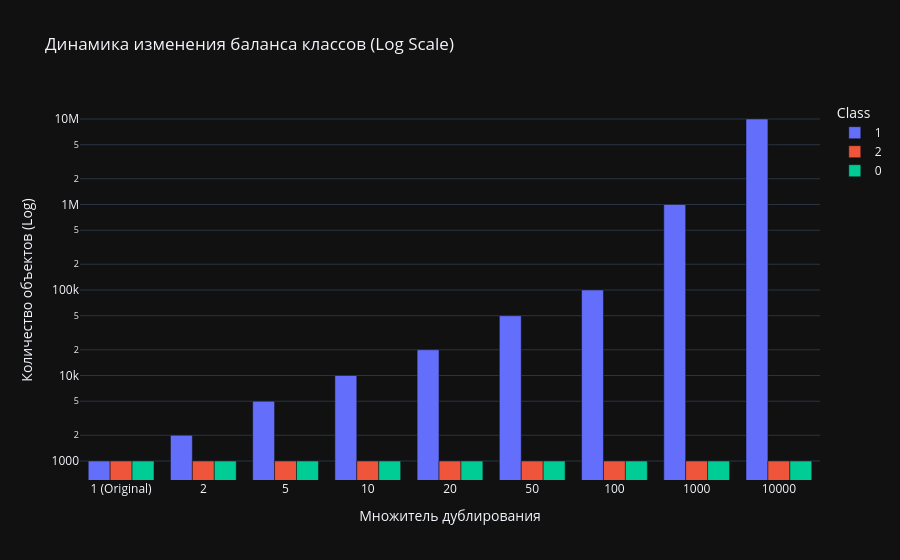

Here is the notebook cell this chart was saved with:
### Code cell
# 3. Визуализация изменений
imbalance_gen.visualize_imbalance_dynamics(imbalanced_datasets, df1)

### Figure 1 — Plotly figure (JSON) as saved in the notebook; plotly's stock layout.template omitted (floating-point values rounded to 4 significant figures)
{"data": [{"alignmentgroup": "True", "hovertemplate": "Class=1<br>Multiplier=%{x}<br>Count=%{y}<extra></extra>", "legendgroup": "1", "marker": {"color": "#636efa", "pattern": {"shape": ""}}, "name": "1", "offsetgroup": "1", "orientation": "v", "showlegend": true, "textposition": "auto", "type": "bar", "x": ["1 (Original)", "2", "5", "10", "20", "50", "100", "1000", "10000"], "xaxis": "x", "y": [1000, 2000, 5000, 10000, 20000, 50000, 100000, 1000000, 10000000], "yaxis": "y"}, {"alignmentgroup": "True", "hovertemplate": "Class=2<br>Multiplier=%{x}<br>Count=%{y}<extra></extra>", "legendgroup": "2", "marker": {"color": "#EF553B", "pattern": {"shape": ""}}, "name": "2", "offsetgroup": "2", "orientation": "v", "showlegend": true, "textposition": "auto", "type": "bar", "x": ["1 (Original)", "2", "5", "10", "20", "50", "100", "1000", "10000"], "xaxis": "x", "y": [1000, 1000, 1000, 1000, 1000, 1000, 1000, 1000, 1000], "yaxis": "y"}, {"alignmentgroup": "True", "hovertemplate": "Class=0<br>Multiplier=%{x}<br>Count=%{y}<extra></extra>", "legendgroup": "0", "marker": {"color": "#00cc96", "pattern": {"shape": ""}}, "name": "0", "offsetgroup": "0", "orientation": "v", "showlegend": true, "textposition": "auto", "type": "bar", "x": ["1 (Original)", "2", "5", "10", "20", "50", "100", "1000", "10000"], "xaxis": "x", "y": [1000, 1000, 1000, 1000, 1000, 1000, 1000, 1000, 1000], "yaxis": "y"}], "layout": {"barmode": "group", "legend": {"title": {"text": "Class"}, "tracegroupgap": 0}, "title": {"text": "Динамика изменения баланса классов (Log Scale)"}, "xaxis": {"anchor": "y", "domain": [0, 1], "title": {"text": "Множитель дублирования"}}, "yaxis": {"anchor": "x", "domain": [0, 1], "title": {"text": "Количество объектов (Log)"}, "type": "log"}}}
